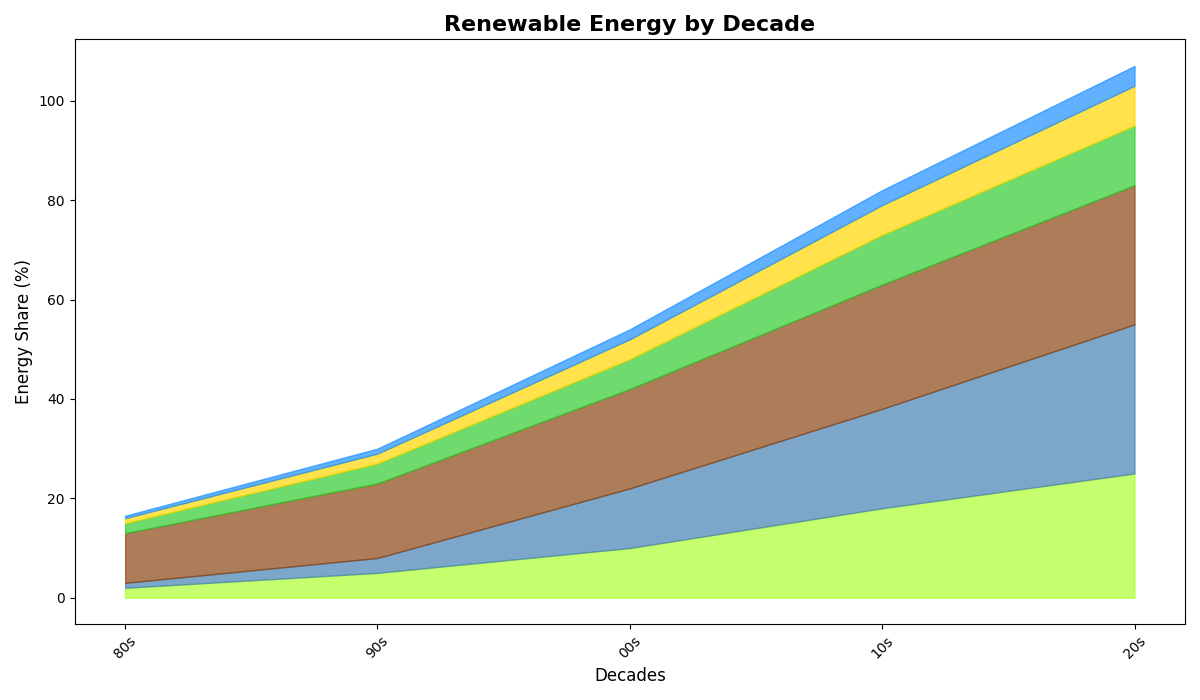

The Python source for this figure:
import matplotlib.pyplot as plt
import numpy as np

# Data setup
decades = np.array(['80s', '90s', '00s', '10s', '20s'])
solar_energy = np.array([2, 5, 10, 18, 25])
wind_energy = np.array([1, 3, 12, 20, 30])
hydropower = np.array([10, 15, 20, 25, 28])
geothermal = np.array([2, 4, 6, 10, 12])
biomass = np.array([1, 2, 4, 6, 8])
tidal = np.array([0.5, 1, 2, 3, 4])

# Create the figure and axis
fig, ax = plt.subplots(figsize=(12, 7))

# Shuffled colors
ax.fill_between(decades, solar_energy, color='#ADFF2F', alpha=0.7)  # biomass color
ax.fill_between(decades, solar_energy, wind_energy + solar_energy, color='#4682B4', alpha=0.7)  # tidal color
ax.fill_between(decades, wind_energy + solar_energy, wind_energy + solar_energy + hydropower, color='#8B4513', alpha=0.7)  # geothermal color
ax.fill_between(decades, wind_energy + solar_energy + hydropower, wind_energy + solar_energy + hydropower + geothermal, color='#32CD32', alpha=0.7)  # hydropower color
ax.fill_between(decades, wind_energy + solar_energy + hydropower + geothermal, 
                wind_energy + solar_energy + hydropower + geothermal + biomass, color='#FFD700', alpha=0.7)  # solar energy color
ax.fill_between(decades, wind_energy + solar_energy + hydropower + geothermal + biomass, 
                wind_energy + solar_energy + hydropower + geothermal + biomass + tidal, color='#1E90FF', alpha=0.7)  # wind energy color

# Add titles and labels
ax.set_title('Renewable Energy by Decade', fontsize=16, fontweight='bold')
ax.set_xlabel('Decades', fontsize=12)
ax.set_ylabel('Energy Share (%)', fontsize=12)

# Customize x-axis ticks
ax.set_xticks(np.arange(len(decades)))
ax.set_xticklabels(decades, rotation=45)

# Adjust the layout to prevent overlap
plt.tight_layout()

# Display the plot
plt.show()
